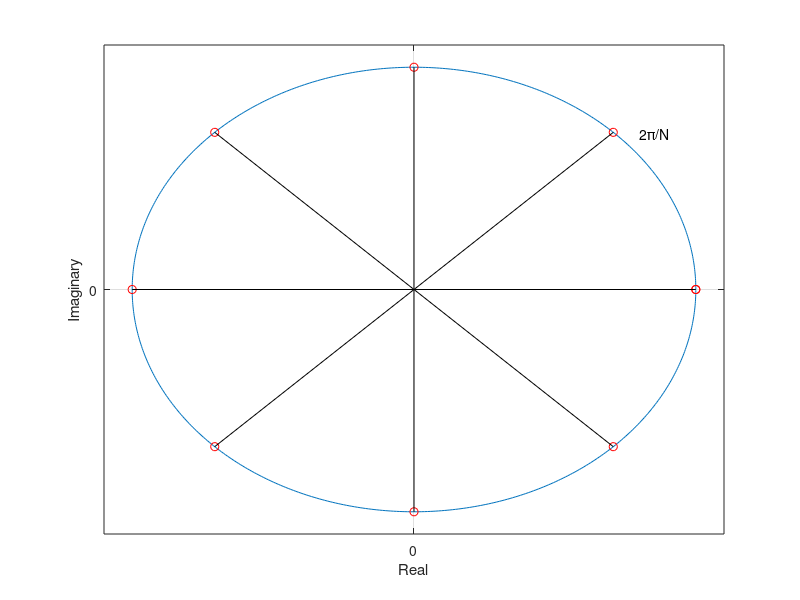
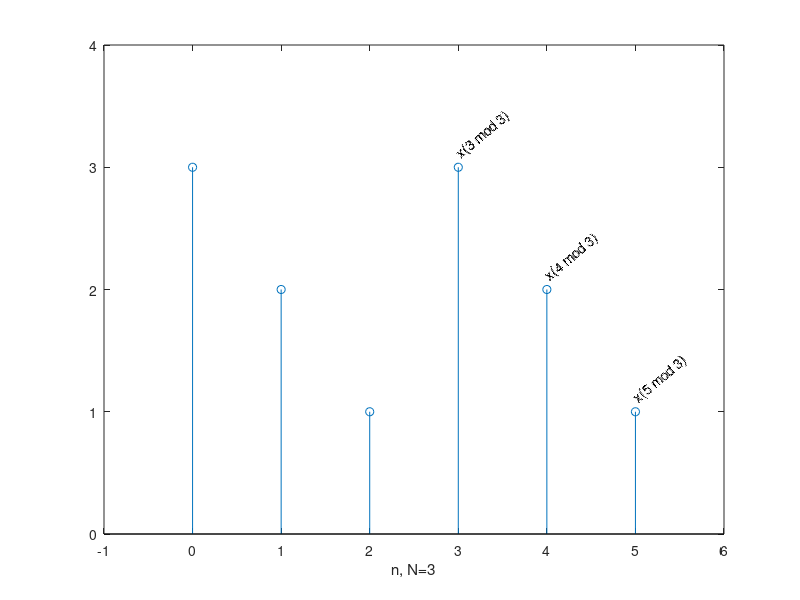
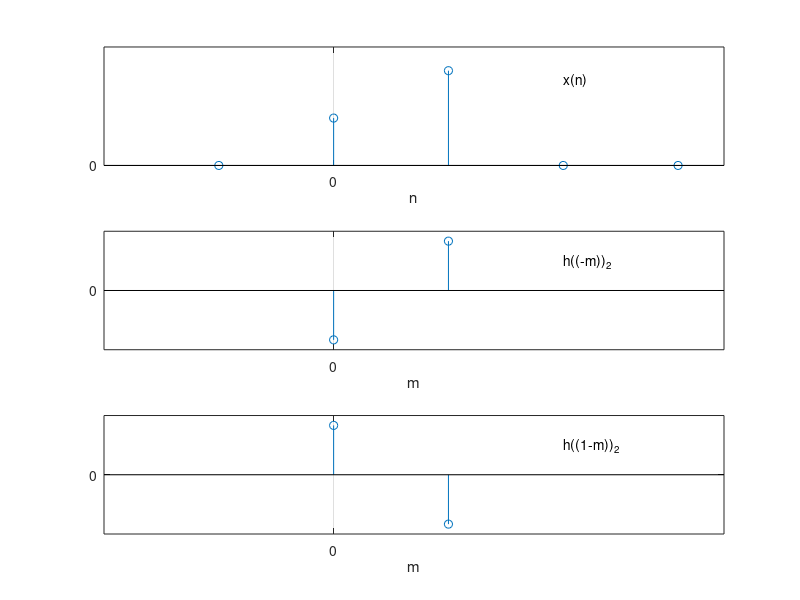

Write the MATLAB code that produced these figures, in order.
%% ECE512 lecture 11 and 12
clear all; clc;


%% remark 6 
figure(1);clf;
theta=0:.01:2*pi;
ring=exp(j*theta);
plot(ring)
hold on
plot(exp(j*.000001),'or')
plot(exp(j*pi/4),'or')
plot(exp(j*pi/2),'or')
plot(exp(j*pi*3/4),'ro')
plot(exp(j*pi),'or')
plot(exp(j*pi*5/4),'or')
plot(exp(j*pi*6/4),'or')
plot(exp(j*pi*7/4),'or')
plot(exp(j*pi*8/4),'or')
xlim([-1.1 1.1])
ylim([-1.1 1.1])
grid
set(gca, 'XTick', [0],'XTickLabel',{'0'})
set(gca, 'YTick', [0],'YTickLabel',{'0'})
text( .8, .7, '2\pi/N')
plot([-sqrt(2)/2 sqrt(2)/2], [-sqrt(2)/2 sqrt(2)/2],'k')
plot([-sqrt(2)/2 sqrt(2)/2], [sqrt(2)/2 -sqrt(2)/2],'k')
plot([0 0], [-1 1],'k')
plot([-1 1], [0 0],'k')
xlabel('Real')
ylabel('Imaginary')

%% mod 1
figure(2);clf;
x=[0 1 2 3 4 5 ];
y=[3 2 1 3 2 1];
stem(x,y)
xlim([-1 6])
ylim([0 4])
xlabel('n, N=3')
text(3,3.1,'x(3 mod 3)','rotation',40)
text(4,2.1,'x(4 mod 3)','rotation',40)
text(5,1.1,'x(5 mod 3)','rotation',40)

%% circle 1
figure(3);clf;
x=[-3 -2 -1 0 1 2 3 4 5 6];
y=[0 0 0 2 1.2 .7 .4 0 0 0];
subplot(2,1,1)
stem(x,y)
xlim([-3 6])
ylim([0 3])
set(gca, 'XTick', [0],'XTickLabel',{'0'})
set(gca, 'YTick', [0],'YTickLabel',{'0'})
grid
x=[-3 -2 -1 0 1 2 3 4 5 6];
y=[0 0 0 .7 .4 2 1.2 0 0 0];
subplot(2,1,2)
stem(x,y)
xlim([-3 6])
ylim([0 3])
xlabel('n')
set(gca, 'XTick', [0],'XTickLabel',{'0'})
set(gca, 'YTick', [0],'YTickLabel',{'0'})
text(3,2.1,'x_1(n) = x((n+2))_4R_4(n)')
grid

%% conv 1
figure(3);clf;
x=[-1 0 1 2 3 ];
y=[0 1 2 0 0];
subplot(3,1,1)
stem(x,y)
xlim([-2 3.4])
ylim([0 2.5])
set(gca, 'XTick', [0],'XTickLabel',{'0'})
set(gca, 'YTick', [0],'YTickLabel',{'0'})
text(2,1.8,'x(n)')
xlabel('n')
grid
x=[0 1];
y=[-1 1];
subplot(3,1,2)
stem(x,y)
xlim([-2 3.4])
ylim([-1.2 1.2])
text(2,.6,'h((-m))_2')
xlabel('m')
set(gca, 'XTick', [0],'XTickLabel',{'0'})
set(gca, 'YTick', [0],'YTickLabel',{'0'})
grid
subplot(3,1,3)
x=[0 1];
y=[1 -1];
stem(x,y)
xlim([-2 3.4])
ylim([-1.2 1.2])
xlabel('m')
text(2,.6,'h((1-m))_2')
set(gca, 'XTick', [0],'XTickLabel',{'0'})
set(gca, 'YTick', [0],'YTickLabel',{'0'})
grid